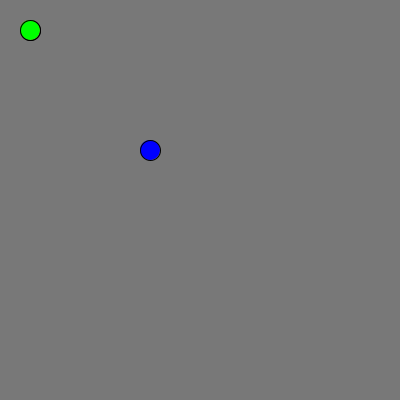
Frame 1 (no input)
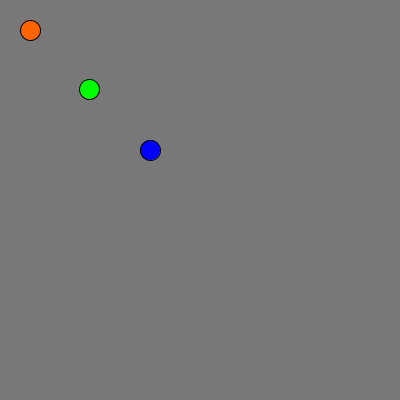
Frame 60 (the mouse pressed at the canvas centre just before this capture)
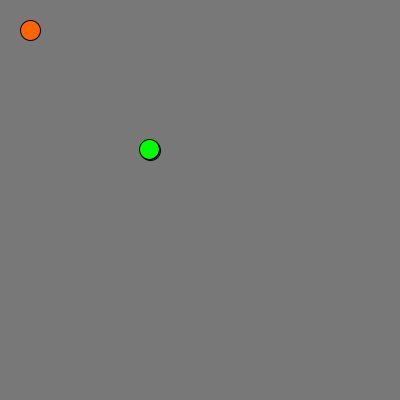
Frame 120 (the mouse held since frame 60 and released just before this capture)

The Processing sketch that drew these frames (run headless with seeded random() and noise(); from frame 60 on, the mouse is pressed at the canvas centre):

// Processing sketch: processing_166588
// ── processing_166588.pde


int x_i=30; 


int y_i=30; 


int x_f=150; 


int y_f=150; 


int x=30;  


float b; // definicion de variable con numeros decimales. punto de corte con el eje vertical de la recta de trayectoria 


float m;  // pendiente , de la recta de trayectoria. NO están definidas aún. 


  


void setup(){ 


size(400,400); 


  


  


} 


  


//    Funcion draw. 


  


void draw(){ 


 /* float n1=random(255); 


  float n2=random(255); 


  float n3=random(255); 


  background(n1,n2,n3); 


  */ 


  background(120); 


  calcular(); 


  fill(255,100,0); 


  ellipse(x_i,y_i,20,20); 


  fill(0,0,255); 


  ellipse(x_f,y_f,20,20); 


  if(x<=x_f){ 


  fill(0,255,0); 


  ellipse( x , m*x+b , 20  ,20 ); 


  } 


  x=x+1; 


} 


  


  


void calcular(){ 


m=(y_f-y_i)/(x_f-x_i); 


b=y_i-m*x_i; 


} 
